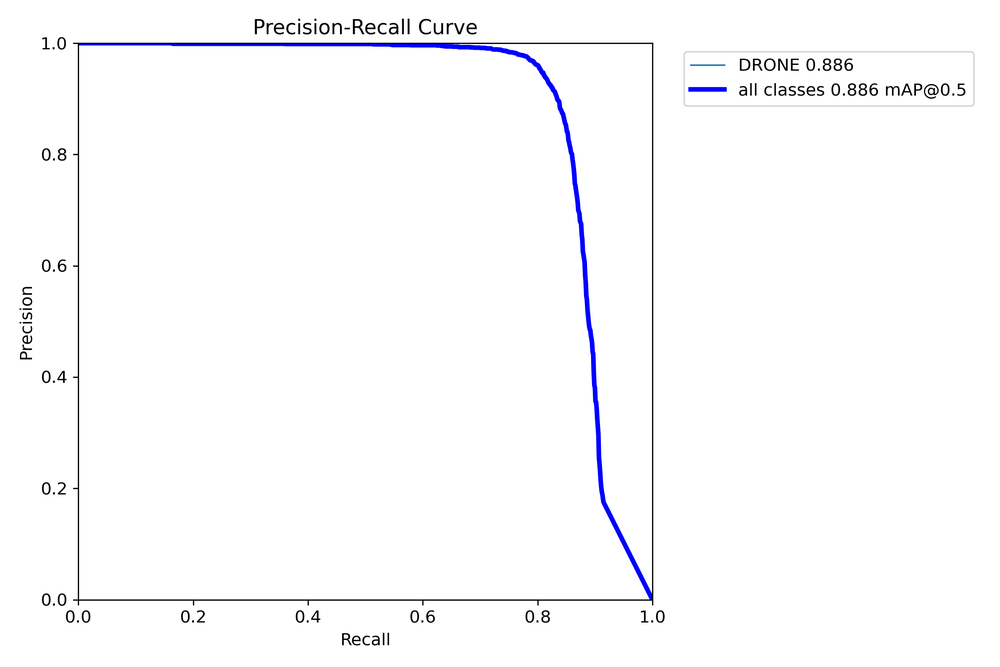
#> input picture source_code/model/PR_curve.png, 1000 x 667 px, shrunk from 2250 x 1500 before the run, found by its file name
$ python merge_pr_curves.py
#> lines starting #> are read from the running program, lines starting #| are printed output that depends on the picture
import matplotlib.pyplot as plt
from PIL import Image

def merge_images(image_path1, image_path2, output_path):
    img1 = Image.open(image_path1)
#> img1 is the input picture: PIL image 1000x667 RGBA; mean R, G, B, A 250.7, 250.7, 252.3, 255
    img2 = Image.open(image_path2)
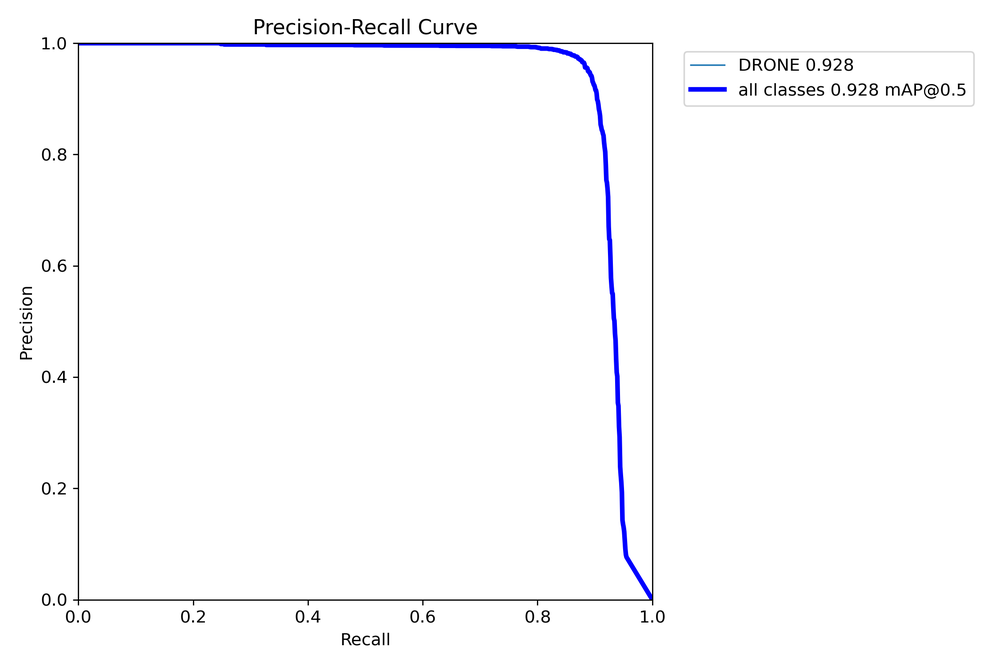
#> input picture source_code/model/PR_curve2.png, 1000 x 667 px, shrunk from 2250 x 1500 before the run, found by its file name
#> img2 is the input picture: PIL image 1000x667 RGBA; mean R, G, B, A 250.6, 250.6, 252.3, 255

    fig, axes = plt.subplots(1, 2, figsize=(16, 8))

    axes[0].imshow(img1)
    axes[0].set_title('base_model', fontsize=14)
    axes[0].axis('off')

    axes[1].imshow(img2)
    axes[1].set_title('improve_model', fontsize=14)
    axes[1].axis('off')

    plt.tight_layout()
    plt.savefig(output_path, dpi=150)
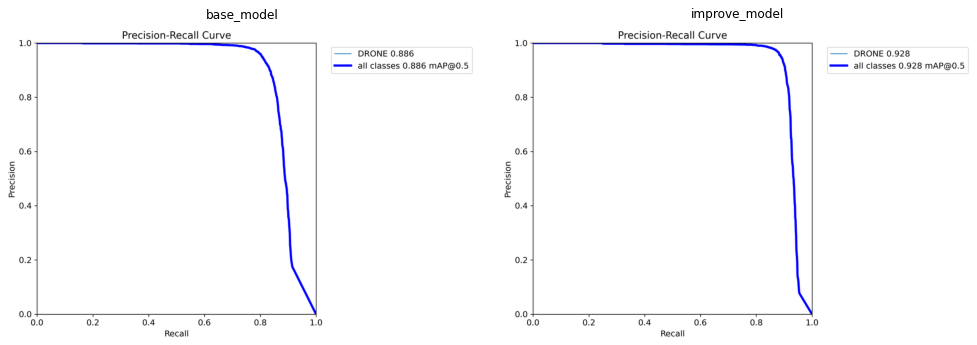
#> figure drawn by matplotlib, 2 panels
    plt.show()
    print(f"合并后的图片已保存: {output_path}")

if __name__ == '__main__':
    image_path1 = r'E:\wyf低空目标检测\ultralytics-main\model\PR_curve.png'
    image_path2 = r'E:\wyf低空目标检测\ultralytics-main\model\PR_curve2.png'
    output_path = r'E:\wyf低空目标检测\ultralytics-main\model\pr_curve_comparison_combined.png'

    merge_images(image_path1, image_path2, output_path)
